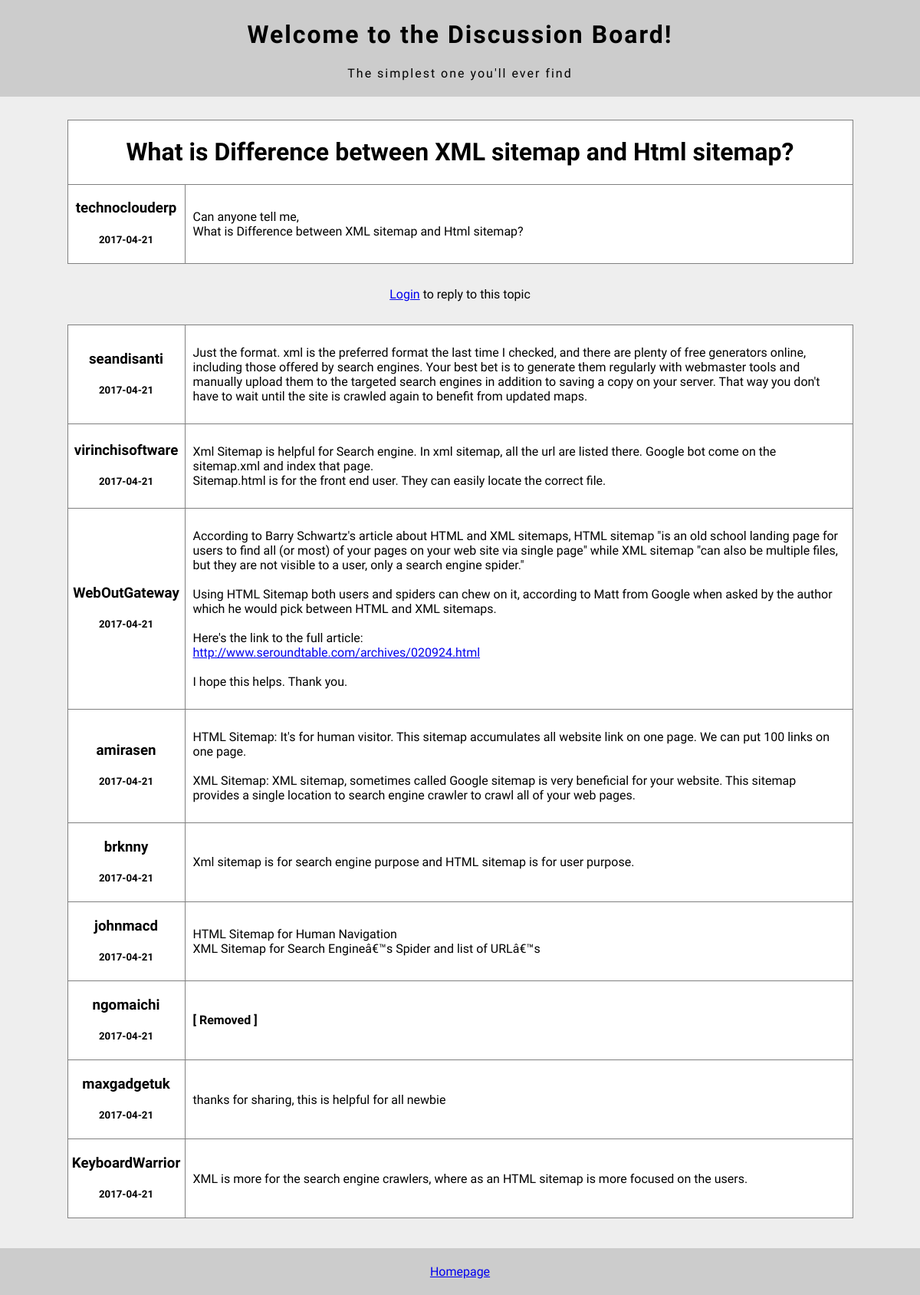
Page /topic.php?id=1 on the committed database.
### tables this page shows
CREATE TABLE `topics` (
  `topics_id` int(11) NOT NULL,
  `topics_title` varchar(255) NOT NULL,
  `topics_description` text NOT NULL,
  `topics_user` varchar(255) NOT NULL,
  `topics_date` date NOT NULL
);

CREATE TABLE `reply` (
  `reply_id` int(11) NOT NULL,
  `t_reply_id` int(11) NOT NULL,
  `reply_content` longtext NOT NULL,
  `reply_user` varchar(255) NOT NULL,
  `reply_date` date NOT NULL
);

### topic.php (the view, shortened to what this page needs)
<?php
	include 'connect.php';
	include 'header.php';
?>
		<?php
			if($_GET["id"]){
				$check = mysqli_query($database, "SELECT * FROM topics WHERE topics_id='".$_GET['id']."'");
				if(mysqli_num_rows($check)){
					while($row = mysqli_fetch_assoc($check)){
		?>
			<table border="1px" align="center" id="align">
				<tr>
					<td class="wrapper" colspan="2"><h1><?php echo $row['topics_title'] ?></h1></td></tr>
					<td width='150px' class='id'>
						<h3><?php echo $row['topics_user']; ?></h3>
						<h5><?php echo $row['topics_date']; ?></h5>
					</td>
					<td width='850px' id="content"><p><?php echo $row['topics_description'] ?></p></td>
			</table>
			<?php
	if (isset($_SESSION['loggedin_admin']) && ($_SESSION['loggedin_admin'] == true || $_SESSION['loggedin_admin'] == false)){
	$topic_id = $_GET['id'];
	$reply = mysqli_real_escape_string($database, @$_POST['reply_content']);
	$date = date("y-m-d");
	$insert = "INSERT INTO reply(reply_id, t_reply_id, reply_content, reply_user, reply_date) VALUES ('', '".$topic_id."', '".$reply."', '".$_SESSION["username"]."', '".$date."')";
	echo "<form id='replyForm' method='post' action='topic.php?id=$topic_id'>";
?>
			<textarea id="reply" name="reply_content"></textarea><br>
			<input type="submit" name="reply_btn" value="Submit reply"/>
		</form>
<?php
	} else {
		echo "<p class='pText'><a href='login.php'>Login</a> to reply to this topic</p>";
	}
?>
				<table border="1px" align="center" id="align">
<?php
					}
				} else {
					echo "Topic not found";
				}
				$reply_mysql = mysqli_query($database, "SELECT * FROM reply WHERE t_reply_id='".$_GET['id']."'");
				if(mysqli_num_rows($reply_mysql)){
					while($row = mysqli_fetch_assoc($reply_mysql)){
						$id = $row['reply_id'];
		?>
				<tr>
					<td width='150px' class='id'>
						<h3><?php echo $row['reply_user']; ?></h3>
						<h5><?php echo $row['reply_date']; ?></h5>
					</td>
				<?php
					if(isset($_SESSION['loggedin_admin']) && $_SESSION['loggedin_admin'] == true){
						echo " <td width='750px' id='content'>".$row['reply_content']."</p></td>
							   <td width='100px' class='id'><a href='replyDelete.php?id=$id'><input type='submit' name='replyDelete' value='Delete'></a></td>";
					} else {
						?>
						<td width='850px' id="content"><p><?php echo $row['reply_content'] ?></p></td>
						<?php
					}
				?>
				</tr>
		<?php
					}
				} else {
					echo "There are no replies yet";
				}
			} else {
				header("Location: index.php");
			}
?>
</table>
<?php
include 'footer.php';
?>

### header.php (shortened to what this page needs)
<!DOCTYPE html>
<html>
<head>
	<link rel="stylesheet" href="stylesheet.css" type="text/css">
</head>
<body class="wrapper">
	<div class="header">
		<h1>Welcome to the Discussion Board!</h1>
		<p>The simplest one you'll ever find</p>
	</div>

### footer.php
<footer>
<?php
	if(isset($_SESSION['loggedin_admin']) && ($_SESSION['loggedin_admin'] == true || $_SESSION['loggedin_admin'] == false)){
		echo "<p><a href='index.php'>Homepage</a> | <a href='logout.php'>Logout</a></p>";
	} else {
		echo "<p><a href='index.php'>Homepage</a></p>";
	}
?>
</footer>
</body>
</html>

### stylesheet.css (style rules this page uses)
html, body { margin: 0; padding: 0; font-family: 'Dosis', sans-serif; background-color: #eee; }
table { border-collapse: collapse; margin: 30px auto; background-color: #fff; margin-bottom: 100px; }
#align, tr, td { text-align: left; }
.id { text-align: center; }
#content { padding: 10px; }
.header { background-color: #ccc; font-family: 'Chewy', cursive; letter-spacing: 2px; padding: 5px; }
.wrapper { text-align: center; }
.pText { margin-top: -70px; }
footer { background-color: #ccc; padding: 5px; position: fixed; left: 0; right: 0; bottom: 0; }

### rows in the picture
topics: topics_title "What is Difference between XML sitemap and Html sitemap?", topics_user "technoclouderp", topics_date "2017-04-21", topics_description "Can anyone tell me, What is Difference between XML sitemap and Html sitemap?"
reply: reply_user "seandisanti", reply_date "2017-04-21", reply_content "Just the format. xml is the preferred format the last time I checked, and there are plenty of free generators online, including those offered by search engines. Your best bet is to generate them regularly with webmaster tools and manually upload them to the targeted search engines in addition to saving a copy on your server. That way you don't have to wait until the site is crawled again to benefit from updated maps."
reply: reply_user "virinchisoftware", reply_date "2017-04-21", reply_content "Xml Sitemap is helpful for Search engine. In xml sitemap, all the url are listed there. Google bot come on the sitemap.xml and index that page. Sitemap.html is for the front end user. They can easily locate the correct file."
reply: reply_user "WebOutGateway", reply_date "2017-04-21", reply_content "According to Barry Schwartz's article about HTML and XML sitemaps, HTML sitemap \"is an old school landing page for users to find all (or most) of your pages on your web site via single page\" while XML sitemap \"can also be multiple files, but they are not visible to a user, only a search engine spider.\" Using HTML Sitemap both users and spiders can chew on it, according to Matt from Google when asked by the author which he would pick between HTML and XML sitemaps. Here's the link to the full article: http://www.seroundtable.com/archives/020924.html I hope this helps. Thank you."
reply: reply_user "amirasen", reply_date "2017-04-21", reply_content "HTML Sitemap: It's for human visitor. This sitemap accumulates all website link on one page. We can put 100 links on one page. XML Sitemap: XML sitemap, sometimes called Google sitemap is very beneficial for your website. This sitemap provides a single location to search engine crawler to crawl all of your web pages."
reply: reply_user "brknny", reply_date "2017-04-21", reply_content "Xml sitemap is for search engine purpose and HTML sitemap is for user purpose."
reply: reply_user "johnmacd", reply_date "2017-04-21", reply_content "HTML Sitemap for Human Navigation XML Sitemap for Search Engineâ€™s Spider and list of URLâ€™s"
reply: reply_user "ngomaichi", reply_date "2017-04-21", reply_content "[ Removed ]"
reply: reply_user "maxgadgetuk", reply_date "2017-04-21", reply_content "thanks for sharing, this is helpful for all newbie"
reply: reply_user "KeyboardWarrior", reply_date "2017-04-21", reply_content "XML is more for the search engine crawlers, where as an HTML sitemap is more focused on the users."
